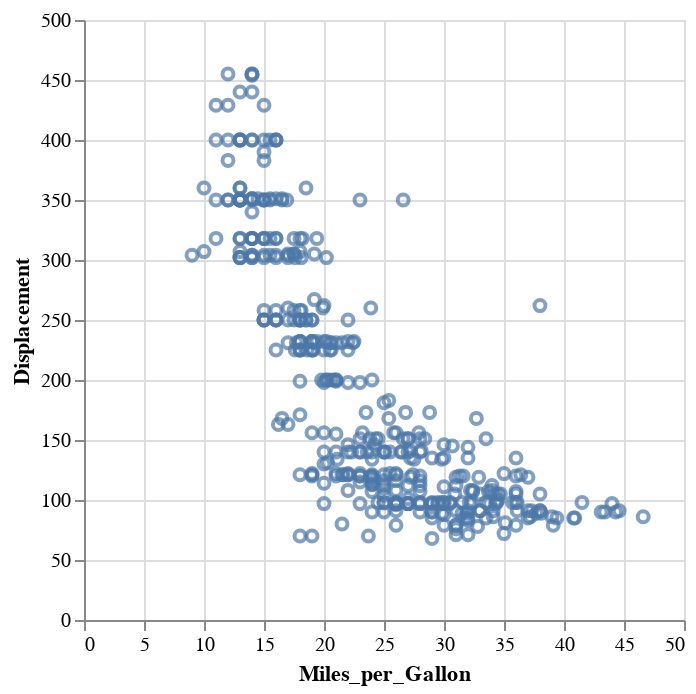

Write notebook code for a chart like this one.
### Code cell
# Add a y-axis encoding another quantitative dimension
alt.Chart(cars).mark_point().encode(
    x='Miles_per_Gallon',
    y='Displacement'
)

### Figure 1 — Vega-Lite specification as saved in the notebook (floating-point values rounded to 4 significant figures; data arrays with more than 128 entries replaced by an {"elided": "..."} marker saying what was removed)
{"config": {"view": {"continuousWidth": 300, "continuousHeight": 300}}, "data": {"name": "data-f02450ab61490a1363517a0190416235"}, "mark": {"type": "point"}, "encoding": {"x": {"field": "Miles_per_Gallon", "type": "quantitative"}, "y": {"field": "Displacement", "type": "quantitative"}}, "$schema": "https://vega.github.io/schema/vega-lite/v5.15.1.json", "datasets": {"data-f02450ab61490a1363517a0190416235": {"elided": "406 records"}}}
